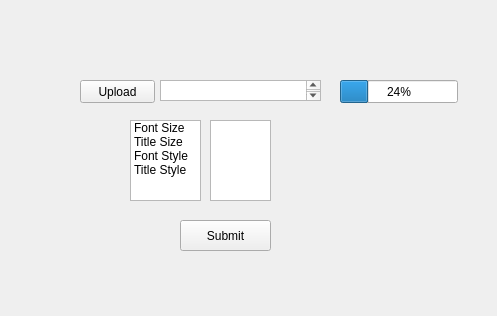
<?xml version="1.0" encoding="UTF-8"?>
<ui version="4.0">
 <class>MainWindow</class>
 <widget class="QMainWindow" name="MainWindow">
  <property name="geometry">
   <rect>
    <x>0</x>
    <y>0</y>
    <width>497</width>
    <height>316</height>
   </rect>
  </property>
  <property name="windowTitle">
   <string>MainWindow</string>
  </property>
  <property name="autoFillBackground">
   <bool>false</bool>
  </property>
  <widget class="QWidget" name="centralwidget">
   <widget class="QPushButton" name="pushButton">
    <property name="geometry">
     <rect>
      <x>80</x>
      <y>80</y>
      <width>75</width>
      <height>23</height>
     </rect>
    </property>
    <property name="text">
     <string>Upload</string>
    </property>
   </widget>
   <widget class="QTextBrowser" name="textBrowser">
    <property name="enabled">
     <bool>true</bool>
    </property>
    <property name="geometry">
     <rect>
      <x>160</x>
      <y>80</y>
      <width>161</width>
      <height>21</height>
     </rect>
    </property>
    <property name="acceptDrops">
     <bool>true</bool>
    </property>
   </widget>
   <widget class="QListWidget" name="listWidget">
    <property name="geometry">
     <rect>
      <x>130</x>
      <y>120</y>
      <width>71</width>
      <height>81</height>
     </rect>
    </property>
    <item>
     <property name="text">
      <string>Font Size</string>
     </property>
    </item>
    <item>
     <property name="text">
      <string>Title Size</string>
     </property>
    </item>
    <item>
     <property name="text">
      <string>Font Style</string>
     </property>
    </item>
    <item>
     <property name="text">
      <string>Title Style</string>
     </property>
    </item>
   </widget>
   <widget class="QListWidget" name="listWidget_2">
    <property name="geometry">
     <rect>
      <x>210</x>
      <y>120</y>
      <width>61</width>
      <height>81</height>
     </rect>
    </property>
    <item>
     <property name="text">
      <string/>
     </property>
    </item>
    <item>
     <property name="text">
      <string/>
     </property>
    </item>
    <item>
     <property name="text">
      <string/>
     </property>
    </item>
    <item>
     <property name="text">
      <string/>
     </property>
    </item>
   </widget>
   <widget class="QPushButton" name="pushButton_2">
    <property name="geometry">
     <rect>
      <x>180</x>
      <y>220</y>
      <width>91</width>
      <height>31</height>
     </rect>
    </property>
    <property name="text">
     <string>Submit</string>
    </property>
   </widget>
   <widget class="QProgressBar" name="progressBar">
    <property name="geometry">
     <rect>
      <x>340</x>
      <y>80</y>
      <width>118</width>
      <height>23</height>
     </rect>
    </property>
    <property name="value">
     <number>24</number>
    </property>
   </widget>
  </widget>
  <widget class="QMenuBar" name="menubar">
   <property name="geometry">
    <rect>
     <x>0</x>
     <y>0</y>
     <width>497</width>
     <height>21</height>
    </rect>
   </property>
  </widget>
 </widget>
 <resources/>
 <connections/>
</ui>
